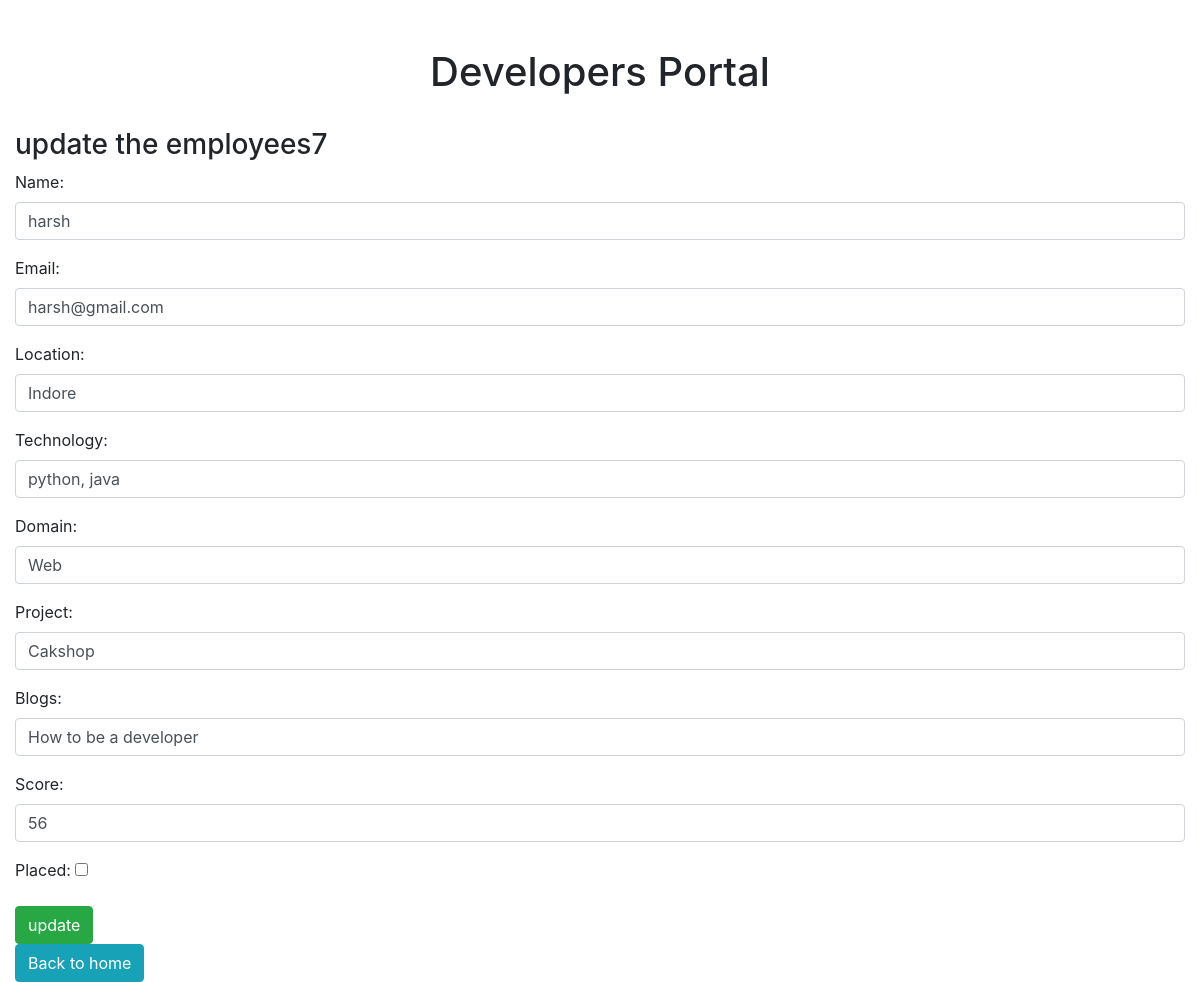
Page /update/7/ on the committed database.
### crud/models.py (models this page shows, shortened)
class emp_details(models.Model):
    id = models.AutoField(primary_key=True)
    name=models.CharField(max_length=200)
    email=models.EmailField(max_length=100)
    location=models.CharField(max_length=200)
    technology=models.CharField(max_length=400)
    domain=models.CharField(max_length=200)
    project=models.CharField(max_length=500)
    blogs=models.CharField(max_length=500)
    score=models.IntegerField(null=True)
    placed=models.BooleanField(default=False)
    data=[id,name,email,location,technology,domain,project,blogs,score]

### crud/views.py (the view)
# urls.py: path('update/<int:id>/',views.update_record,name="updatedata"),
def update_record(request,id):
    instance = emp_details.objects.get(id=id)
    if request.method == 'POST':
        fm=employeeRegistration(request.POST,instance=instance)
        if fm.is_valid():
            fm.save()
    else:
        fm = employeeRegistration(instance=instance)
    return render(request,'update.html',{'id':id,'form':fm})

### crud/forms.py
class employeeRegistration(forms.ModelForm):
    class Meta:
        model = emp_details
        fields = ['name','email','location','technology','domain','project','blogs','score','placed']
        widgets={
            'name':forms.TextInput(attrs={'class':'form-control'}),
            'email': forms.TextInput(attrs={'class': 'form-control'}),
            'location': forms.TextInput(attrs={'class': 'form-control'}),
            'technology': forms.TextInput(attrs={'class': 'form-control'}),
            'domain': forms.TextInput(attrs={'class': 'form-control'}),
            'project': forms.TextInput(attrs={'class': 'form-control'}),
            'blogs': forms.TextInput(attrs={'class': 'form-control'}),
            'score': forms.TextInput(attrs={'class': 'form-control'}),
            'placed': forms.CheckboxInput,
        }

### templates/update.html (shortened to what this page needs)
{% extends 'base.html' %}
{% block content %}
<h3>update the employees{{id}}</h3>
 <form action="" method="">
     {{form.as_p}}
     <input type="submit" value="update" class="btn btn-success">
            </form>
 <a href="{% url 'addandshow' %}" class="text-center btn btn-info">Back to home</a>
{% endblock content %}

### rows in the picture
emp_details: name "harsh", email "harsh@gmail.com", location "Indore", technology "python, java", domain "Web", project "Cakshop", blogs "How to be a developer", score "56"

### other values in the picture
{{ id }} "7"
